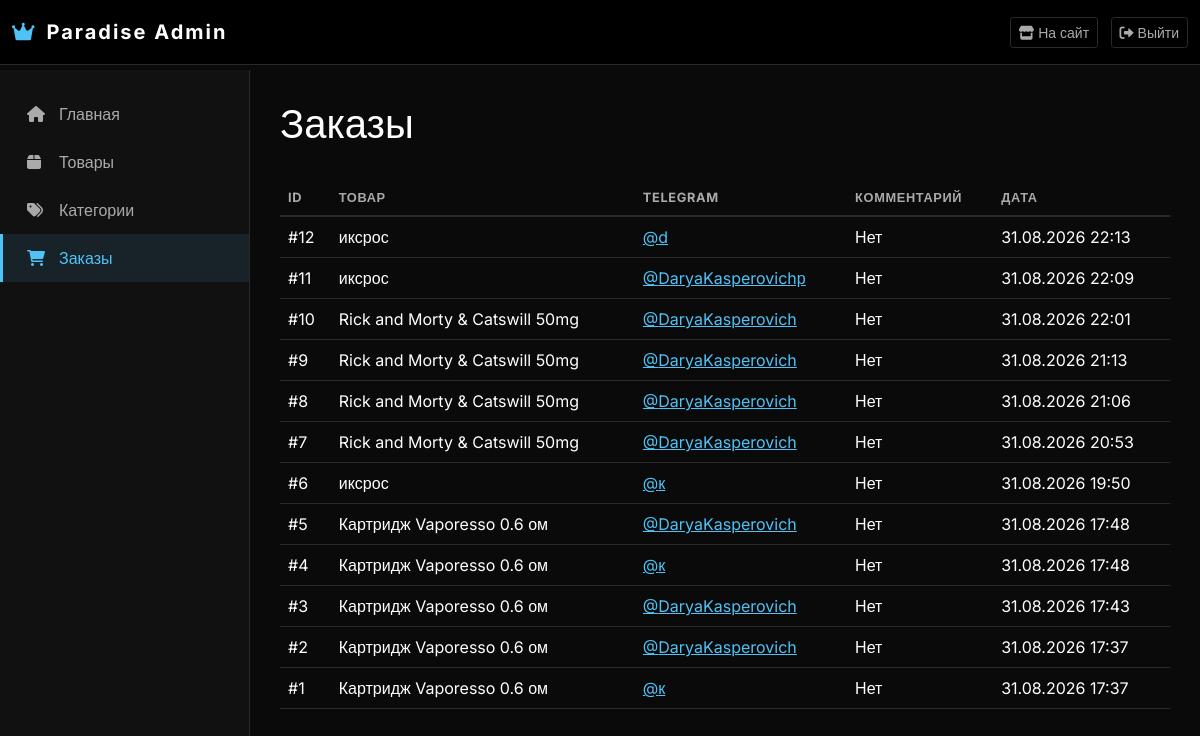
/dashboard/orders/ (signed in), run on an earlier commit of the app's database.
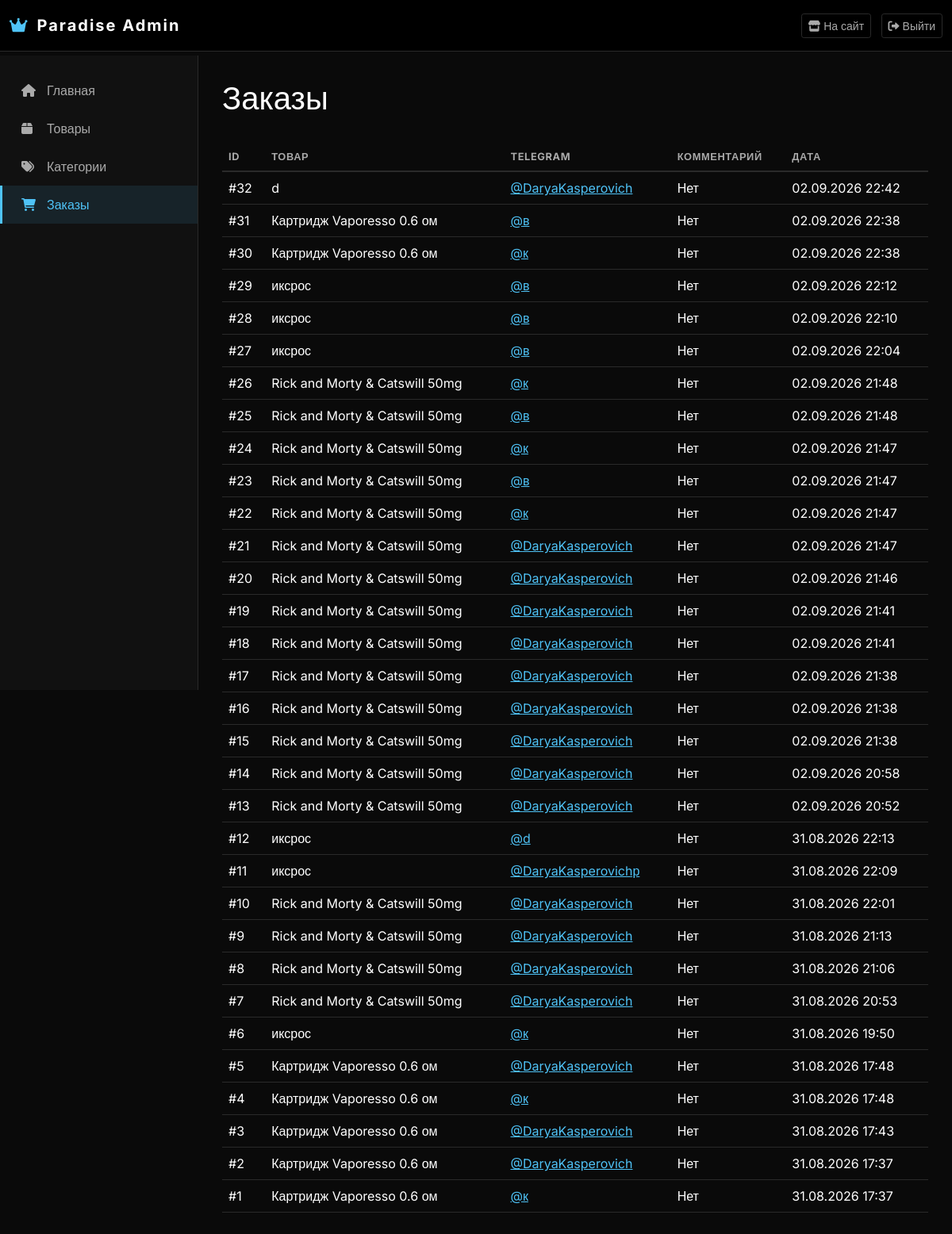
And on a later commit of the database.
### catalog/models.py (models this page shows, shortened)
class Order(models.Model):
    product = models.ForeignKey(Product, on_delete=models.CASCADE, verbose_name='Товар')
    flavor = models.CharField('Выбранный вкус', max_length=100, blank=True)
    color = models.CharField('Выбранный цвет', max_length=100, blank=True)
    quantity = models.PositiveIntegerField('Количество', default=1)
    telegram = models.CharField('Telegram', max_length=100)
    comment = models.TextField('Комментарий', blank=True)
    created_at = models.DateTimeField('Дата заказа', auto_now_add=True)
    class Meta:
        verbose_name = 'Заказ'
        verbose_name_plural = 'Заказы'
        ordering = ['-created_at']

class Product(models.Model):
    category = models.ForeignKey(Category, on_delete=models.CASCADE,
                                 related_name='products', verbose_name='Категория')
    name = models.CharField('Название', max_length=200)
    slug = models.SlugField(unique=True, blank=True)
    image = models.ImageField('Изображение', upload_to='products/', blank=True, null=True)
    price = models.DecimalField('Цена', max_digits=10, decimal_places=2)
    in_stock = models.BooleanField('В наличии', default=True)
    quantity = models.PositiveIntegerField('Количество на складе', default=0)
    created_at = models.DateTimeField('Добавлен', auto_now_add=True)
    class Meta:
        verbose_name = 'Товар'
        verbose_name_plural = 'Товары'
        ordering = ['-created_at']

### dashboard/views.py (the view)
# urls.py: path('orders/', views.orders_list, name='orders'),
@login_required(login_url='dashboard:login')
@user_passes_test(is_admin, login_url='dashboard:login')
def orders_list(request):
    orders = Order.objects.all().order_by('-created_at')
    return render(request, 'dashboard/orders.html', {'orders': orders})

### dashboard/views.py (called while the page is built)
def is_admin(user):
    return user.is_staff or user.is_superuser

### dashboard/templates/dashboard/orders.html (shortened to what this page needs)
{% extends 'dashboard/base.html' %}
{% block content %}
<div class="d-flex justify-content-between align-items-center mb-4">
    <h1>Заказы</h1>
</div>
<div class="table-responsive">
    <table class="table table-hover">
        <thead>
            <tr>
                <th>ID</th>
                <th>Товар</th>
                <th>Telegram</th>
                <th>Комментарий</th>
                <th>Дата</th>
            </tr>
        </thead>
        <tbody>
            {% for order in orders %}
            <tr>
                <td>#{{ order.id }}</td>
                <td>{{ order.product.name }}</td>
                <td>
                    <a href="https://t.me/{{ order.telegram }}" target="_blank" style="color: var(--glow-blue);">
                        @{{ order.telegram }}
                    </a>
                </td>
                <td>{{ order.comment|default:"Нет" }}</td>
                <td>{{ order.created_at|date:"d.m.Y H:i" }}</td>
            </tr>
            {% empty %}
            <tr>
                <td colspan="5" class="text-center text-muted">Заказов пока нет</td>
            </tr>
            {% endfor %}
        </tbody>
    </table>
</div>
{% endblock %}

What changed in the data, as far as the page shows it:
added Order: id "32", product.name "d", telegram "DaryaKasperovich", comment "Нет", created_at "02.09.2026 22:42"
added Order: id "31", product.name "Картридж Vaporesso 0.6 ом", telegram "в", comment "Нет", created_at "02.09.2026 22:38"
added Order: id "30", product.name "Картридж Vaporesso 0.6 ом", telegram "к", comment "Нет", created_at "02.09.2026 22:38"
added Order: id "29", product.name "иксрос", telegram "в", comment "Нет", created_at "02.09.2026 22:12"
added Order: id "28", product.name "иксрос", telegram "в", comment "Нет", created_at "02.09.2026 22:10"
added Order: id "27", product.name "иксрос", telegram "в", comment "Нет", created_at "02.09.2026 22:04"
added Order: id "26", product.name "Rick and Morty & Catswill 50mg", telegram "к", comment "Нет", created_at "02.09.2026 21:48"
added Order: id "25", product.name "Rick and Morty & Catswill 50mg", telegram "в", comment "Нет", created_at "02.09.2026 21:48"
added Order: id "24", product.name "Rick and Morty & Catswill 50mg", telegram "к", comment "Нет", created_at "02.09.2026 21:47"
added Order: id "23", product.name "Rick and Morty & Catswill 50mg", telegram "в", comment "Нет", created_at "02.09.2026 21:47"
added Order: id "22", product.name "Rick and Morty & Catswill 50mg", telegram "к", comment "Нет", created_at "02.09.2026 21:47"
added Order: id "21", product.name "Rick and Morty & Catswill 50mg", telegram "DaryaKasperovich", comment "Нет", created_at "02.09.2026 21:47"
added Order: id "20", product.name "Rick and Morty & Catswill 50mg", telegram "DaryaKasperovich", comment "Нет", created_at "02.09.2026 21:46"
added Order: id "19", product.name "Rick and Morty & Catswill 50mg", telegram "DaryaKasperovich", comment "Нет", created_at "02.09.2026 21:41"
added Order: id "18", product.name "Rick and Morty & Catswill 50mg", telegram "DaryaKasperovich", comment "Нет", created_at "02.09.2026 21:41"
added Order: id "17", product.name "Rick and Morty & Catswill 50mg", telegram "DaryaKasperovich", comment "Нет", created_at "02.09.2026 21:38"
added Order: id "16", product.name "Rick and Morty & Catswill 50mg", telegram "DaryaKasperovich", comment "Нет", created_at "02.09.2026 21:38"
added Order: id "15", product.name "Rick and Morty & Catswill 50mg", telegram "DaryaKasperovich", comment "Нет", created_at "02.09.2026 21:38"
added Order: id "14", product.name "Rick and Morty & Catswill 50mg", telegram "DaryaKasperovich", comment "Нет", created_at "02.09.2026 20:58"
added Order: id "13", product.name "Rick and Morty & Catswill 50mg", telegram "DaryaKasperovich", comment "Нет", created_at "02.09.2026 20:52"
